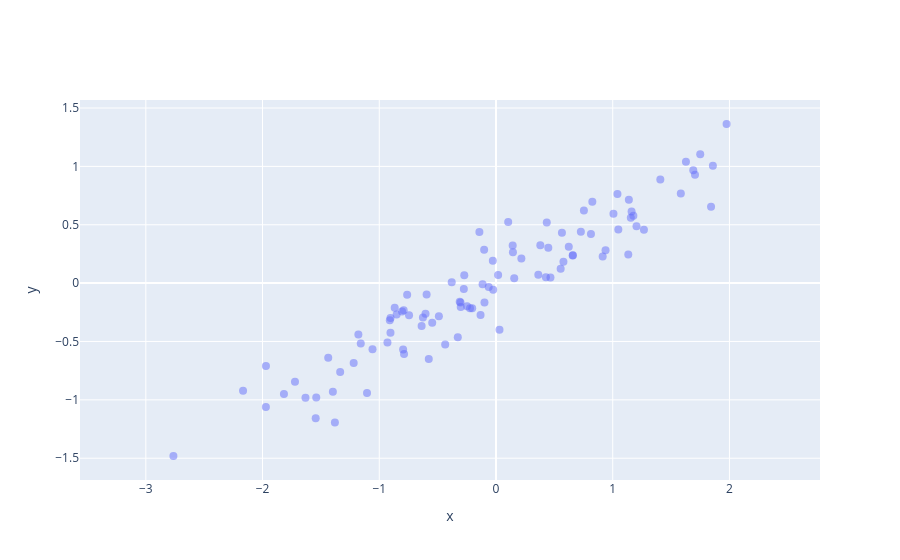

Notebook cell for this chart:
### Markdown cell above
# Covariance
If you've got two data dimensions and they vary together, then they are co-variant.

**Example:** Two-dimensional data that's somewhat co-linear:

### Code cell
import numpy as np
import matplotlib.pyplot as plt
import plotly.graph_objects as go

N = 100
x = np.random.normal(size=N)
y = 0.5*x + 0.2*(np.random.normal(size=N))

fig = go.Figure(data=[go.Scatter(x=x, y=y, mode='markers',
                marker=dict(size=8,opacity=0.5), name="data" )])
fig.update_layout( xaxis_title="x", yaxis_title="y",
    yaxis = dict(scaleanchor = "x",scaleratio = 1) )
fig.show()
